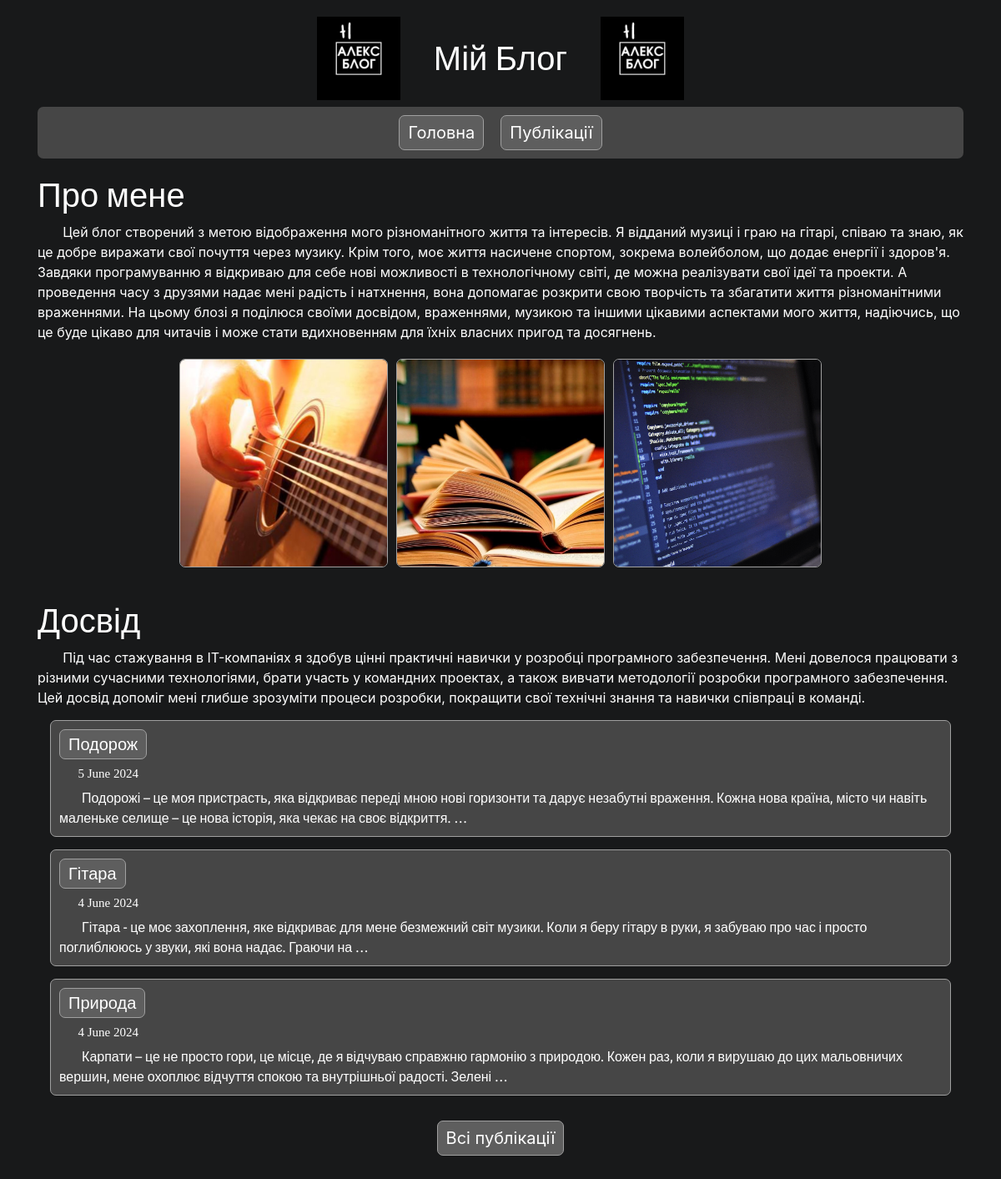
The page / on the database its author committed.
### app_blog/models.py (models this page shows, shortened)
class Article(models.Model):
    title = models.CharField(u'Заголовок', max_length=250, help_text=u'Максимум 250 сим.')
    description = models.TextField(blank=True, verbose_name=u'Опис')
    pub_date = models.DateTimeField(u'Дата публікації', default=timezone.now)
    slug = models.SlugField(u'Слаг', unique_for_date='pub_date')
    main_page = models.BooleanField(u'Головна', default=True, help_text=u'Показувати')
    category = models.ForeignKey(Category, related_name='articles', blank=True, null=True, verbose_name=u'Категорія', on_delete=models.CASCADE)
    objects = models.Manager()
    class Meta:
        ordering = ['-pub_date']
        verbose_name = u'Стаття'
        verbose_name_plural = u'Статті'
    def get_absolute_url(self):
        return reverse('news-detail', kwargs={
            'year': self.pub_date.strftime("%Y"),
            'month': self.pub_date.strftime("%m"),
            'day': self.pub_date.strftime("%d"),
            'slug': self.slug,
        })

### app_blog/views.py (the view)
# urls.py: path('', HomePageView.as_view(), name='home'),
class HomePageView(ListView):
    model = Article
    template_name = 'index.html'
    context_object_name = 'categories'
    def get_context_data(self, **kwargs):
        context = super(HomePageView,
                self).get_context_data(**kwargs)
        context['articles'] =\
          Article.objects.filter(main_page=True)[:5]
        return context
    def get_queryset(self, *args, **kwargs):
        categories = Category.objects.all()
        return categories

### app_blog/templates/index.html (shortened to what this page needs)
{% extends "base.html" %}
{% load static %}
{% block content %}{% endblock %}

### app_blog/static/css/main.css (style rules this page uses)
body { background-image: url(''); background-color: #18191a; background-size: cover; background-repeat: no-repeat; }
div > h1 { color: #ffffff; font-family: 'Ubuntu', sans-serif; margin-top: 20px; }
.article-block { background: #464646; color: #ffffff; font-family: 'Ubuntu', sans-serif; border: 1px solid #a0a0a0; border-radius: 7px; padding: 10px; margin: 15px; }
.article-title { display: inline-block; padding: 5px 10px; background-color: #5e5e5e; border: 1px solid #a0a0a0; border-radius: 7px; text-decoration: none; color: #ffffff; font-size: 20px; }
.article-block a { color: #ffffff; font-family: 'Ubuntu', sans-serif; }
.article-block h5 { color: #ffffff; font-family: Georgia, serif; font-size: 15px; }
p { margin: 0; text-indent: 3ch; color: #ffffff; }
.photo-row { display: flex; justify-content: center; gap: 10px; margin: 0 auto; padding: 20px 0; }
.photo-row img { width: 250px; height: 250px; object-fit: cover; border: 1px solid #a0a0a0; border-radius: 7px; }
.ar-list { display: flex; align-items: center; justify-content: center; margin: 30px; margin-bottom: 30px; }
.button-link { display: inline-block; padding: 5px 10px; background-color: #5e5e5e; border: 1px solid #a0a0a0; border-radius: 7px; text-decoration: none; color: #ffffff; font-size: 20px; }
.ar-list a { text-decoration: none; }

### rows shown on the page
Article: pub_date+slug+title "Про мене Цей блог створений з метою відображення мого різноманітного життя та інтересів. Я відданий музиці і граю на гітарі, співаю та знаю, як це добре виражати свої почуття через музику. Крім того, моє життя насичене спортом, зокрема волейболом, що додає енергії і здоров'я. Завдяки програмуванню я відкриваю для себе нові можливості в технологічному світі, де можна реалізувати свої ідеї та проекти. А проведення часу з друзями надає мені радість і натхнення, вона допомагає розкрити свою творчість та збагатити життя різноманітними враженнями. На цьому блозі я поділюся своїми досвідом, враженнями, музикою та іншими цікавими аспектами мого життя, надіючись, що це буде цікаво для читачів і може…", pub_date+slug+title (picture)
